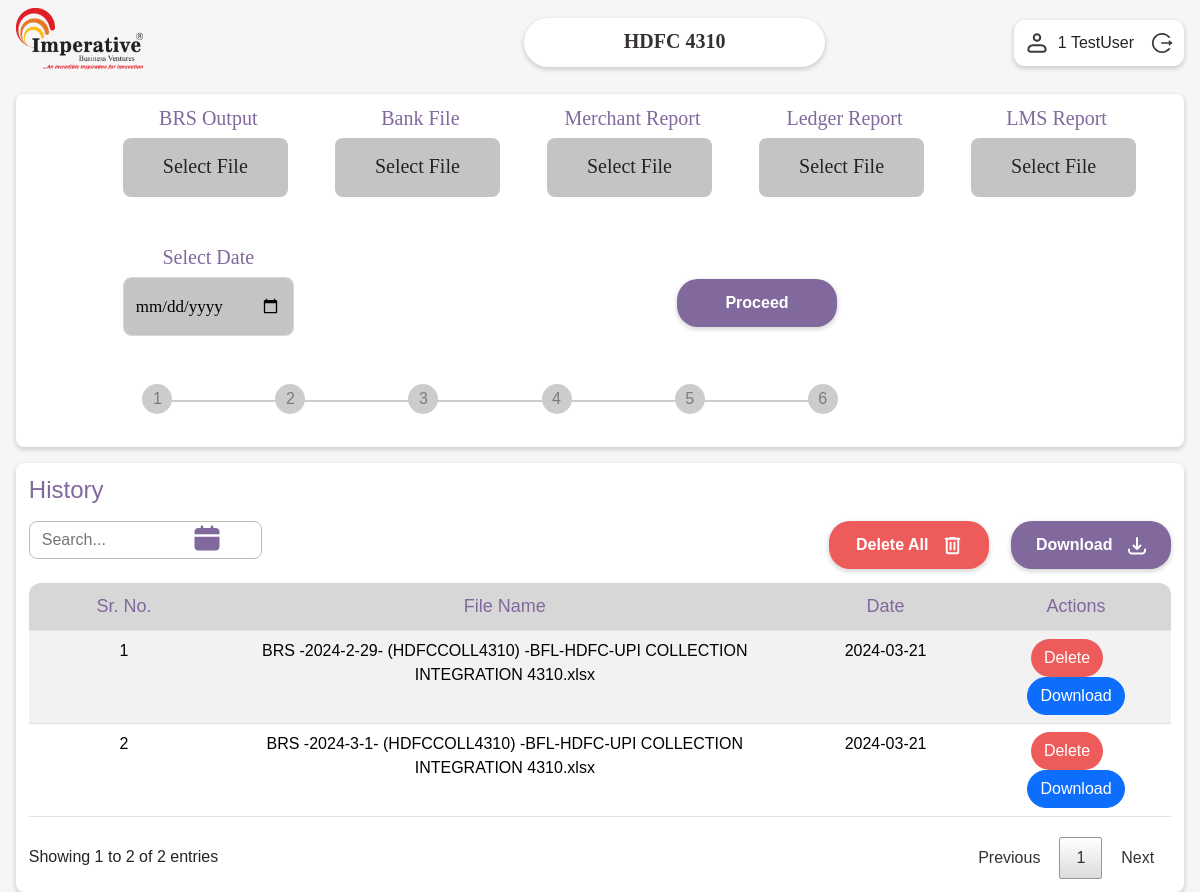
Screenshot of /home (signed in) with the database file from the repository.
### flask_app/models.py (models this page shows, shortened)
class User(db.Model, UserMixin):
    id = db.Column(db.Integer, primary_key=True)
    username = db.Column(db.String(20), unique=True, nullable=False)
    email = db.Column(db.String(120), unique=True, nullable=False)
    password = db.Column(db.String(60), nullable=False)

class ProcessedFiles(db.Model):
    id = db.Column(db.Integer, primary_key=True)
    description = db.Column(db.String(100))
    url = db.Column(db.String(600))
    created_at = db.Column(db.DateTime, nullable=False,
                            default=datetime.utcnow)

### flask_app/routes.py (the view)
@app.route("/", methods=['GET'])
@app.route("/home", methods=['GET'])
def home():
    try:
        if not current_user.is_authenticated:
            return redirect(url_for('login'))
        files = ProcessedFiles.query.order_by(ProcessedFiles.created_at)
        return render_template('home.html', files=files, title="HDFC 4310 | Dashboard")
    except Exception as e:
        print(f"str{e}")

### flask_app/models.py (called while the page is built)
@login_manager.user_loader
def load_user(user_id):
    return User.query.get(int(user_id))

### flask_app/template_tags.py (called while the page is built)
@app.template_filter('datetimeformat')
def datetimeformat(value, format='%Y-%m-%d'):
    try:
        return value.strftime(format)
    except Exception as e:
        print(f"str{e}")

### flask_app/templates/home.html (shortened to what this page needs)
<!doctype html>
<html lang="en">
    <head>
        <link rel="stylesheet" href="../static/bootstrap/css/bootstrap.min.css">
        <link rel="stylesheet" href="../static/fonts/poppins">
        <link rel="stylesheet" type="text/css" href="../static/css/datatable.css">
        <link rel="stylesheet" href="../static/css/style.css">
        <link rel="stylesheet" href="https://unicons.iconscout.com/release/v4.0.0/css/line.css">
    </head>
    <body>
        <nav class="d-flex align-items-center justify-content-between">
            <div class="mb-2"><img src="../static/image/Imperative_Logo.png" alt="Imperative logo" class="company-logo"></div>
            <div class="menu-tab">
                <h5 class="fw-semibold">HDFC 4310</h5>
            </div>
            <div class="d-flex justify-content-between align-items-center user-div">
                <div class="d-flex align-items-center me-3">
                    <a href="" class="me-2"><img src="../static/image/user.svg" alt=""></a>
                    <span class="fs-6">{{ current_user.id }} {{ current_user.username }}</span>
                </div>
                <div>
                    <a href="{{ url_for('logout') }}"><img src="../static/image/logout.svg" alt=""></a>
                </div>
            </div>
        </nav>
        <main>
            <div class="custom-container">
                <div class="container-fluid">
                    <form method="post" action="{{ url_for('get_data') }}" enctype="multipart/form-data" class="d-flex align-items-center row row1">
                        <div class="col ">
                            <div class="form-group">
                                <h5>BRS Output</h5>
                            </div>
                            <label for="fileInput" class="custom-file-upload">Select File</label>
                        </div>
                        <div class="col ">
                            <div class="form-group">
                                <h5>Bank File</h5>
                            </div>
                            <label for="fileInput1" class="custom-file-upload">Select File</label>
                        </div>
                        <div class="col ">
                            <div class="form-group">
                                <h5>Merchant Report</h5>
                            </div>
                            <label for="fileInput2" class="custom-file-upload">Select File</label>
                        </div>
                        <div class="col">
                            <div class="form-group">
                                <h5>Ledger Report</h5>
                            </div>
                            <label for="fileInput3" class="custom-file-upload">Select File</label>
                        </div>
                        <div class="col">
                            <div class="form-group">
                                <h5>LMS Report</h5>
                            </div>
                            <label for="fileInput4" class="custom-file-upload">Select File</label>
                        </div>
                        <div class="col mt-5">
                            <div class="form-group">
                                <h5>Select Date</h5>
                            </div>
                            <div class="form-group">
                                <div class="input-group">
                                    <input type="date" id="dateInput" name="recon_date" class="form-control calender-selected-date">
                                </div>
                            </div>
                            <br><br>
                        </div>
                        <div class="col ms-5 mt-4">
                            <button type="submit" class="btn btn-purple"
                                >Proceed</button>
                        </div>
                    </form>
                </div>
                <div class="container-fluid">
                    <div class="step-progress">
                        <div class="step" id="step1">
                            <div class="step-circle">1</div>
                        </div>
                        <div class="step" id="step2">
                            <div class="step-circle">2</div>
                        </div>
                        <div class="step" id="step3">
                            <div class="step-circle">3</div>
                        </div>
                        <div class="step" id="step4">
                            <div class="step-circle">4</div>
                        </div>
                        <div class="step" id="step5">
                            <div class="step-circle">5</div>
                        </div>
                        <div class="step" id="step6">
                            <div class="step-circle">6</div>
                        </div>
                    </div>
                </div>
            </div>
            <div class="custom-container ">
                <h4>History</h4>
                <div class="container mb-3">
                    <div class="rectangle">
                        <img src="../static/image/calender.svg" class="show-modal" id="viewDetailsBtn">
                    </div>
                </div>
                <table id="datatable" class="display table table-responsive table-striped table-hover mt-1">
                    <thead class="text-md-center">
                        <tr>
                            <th class="col-2">Sr. No.</th>
                            <th class="col-6">File Name</th>
                            <th class="col-2">Date</th>
                            <th class="col-2">Actions</th>
                        </tr>
                    </thead>
                    <tbody class="text-md-center">
                        {% for file in files %}
                            <tr>
                                <form method="post" action="{{ url_for('delete_processed_files', id=file.id) }}">
                                    <td class="col-2">{{ loop.index }}</td>
                                    <td class="col-6">{{ file.description }}</td>
                                    <td class="col-2">{{ file.created_at|datetimeformat }}</td>
                                    <td class="col-2">
                                        <button type="submit" class="btn btn-red rounded-pill text-white">Delete</button>
                                        <a href="{{ url_for('download_file', filepath=file.url) }}" class="btn btn-primary rounded-pill">Download</a>
                                    </td>
                                </form>
                            </tr>
                        {% endfor %}
                    </tbody>
                </table>
            </div>
        </main>
    </body>
</html>

### flask_app/static/css/datatable.css (style rules this page uses)
body { font-family: "Poppins", sans-serif; }
table tr:first-child th:first-child { border-top-left-radius: 12px; }
table tr:first-child th:last-child { border-top-right-radius: 12px; }
table tr:last-child td:last-child { border-bottom-right-radius: 12px; }
table.dataTable thead th, table.dataTable tfoot th { font-weight: 500; color: #81689d; font-size: 18px; background-color: #d7d7d7; }
table.dataTable thead th, table.dataTable thead td { padding: 10px 18px; }

### flask_app/static/css/style.css (style rules this page uses)
* { margin: 0; padding: 0; }
body { background-color: #f6f6f6; font-family: "Poppins", sans-serif; padding-top: 0.5rem; padding-left: 1rem; padding-right: 1rem; }
.company-logo { height: 3.85rem; width: auto; }
.user-div { background-color: #fff; padding: 0.625rem; border-radius: 0.688rem; box-shadow: 0px 2px 4px 1px #00000026; }
.btn-purple, .btn-purple-2 { color: #ffffff; box-shadow: 0px 2px 4px 1px #00000026; font-size: 1rem; font-weight: 600; width: 10rem; height: 3rem; border: none; border-radius: 1.313rem; }
.btn-purple, .btn-purple-2 { background-color: #81689d; }
.btn-red { background-color: #ee5b5b !important; margin-right: 18px !important; }
.custom-container { border-radius: 0.5rem; padding: 0.8rem; margin-top: 1rem; background-color: #ffffff; box-shadow: 0px 2px 4px 1px #00000026; }
.menu-tab { margin-left: 12rem; background: #fff; box-shadow: 0px 2px 4px 1px #00000026; border-radius: 40px; color: #353130; }
.fw-semibold { font-family: Poppins; font-size: 20px; font-weight: 600; line-height: 24px; text-align: center; padding-top: 5px; }
.step-progress { display: flex; justify-content: space-between; margin-bottom: 20px; margin-right: 270px; margin-left: 50px; }
.step::after { position: absolute; content: ""; border-bottom: 2px solid #ccc; width: 100%; top: 16px; left: 50%; z-index: 2; }
.step-circle { position: relative; z-index: 5; display: flex; justify-content: center; align-items: center; width: 30px; height: 30px; border-radius: 50%; background: #ccc; color: #7b7b7b; }
.step:first-child::before { content: none; }
.step:last-child::after { content: none; }
.calender-selected-date { border: 1px solid #d9d9d9; background-color: rgb(196, 196, 196); color: #000000; border-radius: 8px !important; cursor: pointer; width: 165px; height: 59px; font-size: 17px; font-weight: 500; }
.custom-file-upload { background-color: rgb(196, 196, 196); width: 165px; height: 59px; border-radius: 8px; cursor: pointer; text-align: center; font-family: Poppins; font-size: 20px; font-weight: 400; line-height: 17px; letter-spacing: 0em; padding-top: 20px; }
.form-group { width: 171px; font-family: Poppins; font-size: 20px; font-weight: 500; line-height: 27px; text-align: center; color: #81689d; }
.show-modal { position: absolute; height: 30px; width: 30px; margin-top: 10px; margin-left: 150px; }
.row1 { margin-left: 70px; }
h4 { color: #81689d; }
@media (min-width: 992px) { .menu-tab { padding: 6px 100px; } }

### rows the page displays
User: id "1", username "TestUser"
ProcessedFiles: description "BRS -2024-2-29- (HDFCCOLL4310) -BFL-HDFC-UPI COLLECTION INTEGRATION 4310.xlsx", created_at "2024-03-21"
ProcessedFiles: description "BRS -2024-3-1- (HDFCCOLL4310) -BFL-HDFC-UPI COLLECTION INTEGRATION 4310.xlsx", created_at "2024-03-21"
